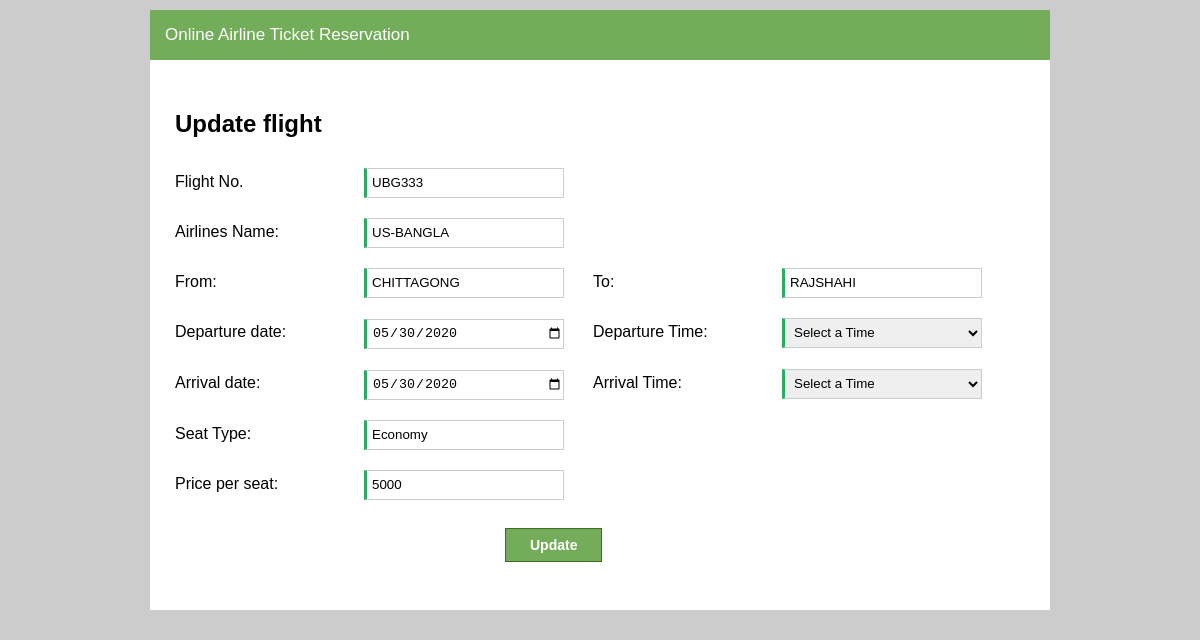
Page /admin/updateflight.php?GetID=3 (signed in) on the committed database.
### tables this page shows
CREATE TABLE `flightdetails` (
  `id` int(11) NOT NULL,
  `flightno` varchar(11) NOT NULL,
  `airlinesname` varchar(30) NOT NULL,
  `departure` varchar(30) NOT NULL,
  `destination` varchar(30) NOT NULL,
  `departuredate` date NOT NULL,
  `arrivaldate` date NOT NULL,
  `class` varchar(30) NOT NULL,
  `price` float NOT NULL
);

CREATE TABLE `flightschedule` (
  `id` int(11) NOT NULL,
  `flightno` varchar(255) NOT NULL,
  `departuretime` varchar(255) NOT NULL,
  `arrivaltime` varchar(255) NOT NULL
);

### admin/updateflight.php (the view, shortened to what this page needs)
<?php
	require_once("include/db_connect.php");
	if (isset($_SESSION['adminmail'])){
	$a_id = $_GET['GetID'];
	$sql = "SELECT * FROM flightdetails WHERE id = '$a_id'";
	$result = mysqli_query($conn, $sql);
	while($row = mysqli_fetch_array($result)){
		$flid = $row['id'];
		$flno = $row['flightno'];
		$flairname = $row['airlinesname'];
		$fldeparture = $row['departure'];
		$fldestName = $row['destination'];
		$fldeptdate = $row['departuredate'];
		$flarrivaldate = $row['arrivaldate'];
		$flclass = $row['class'];
		$flprice = $row['price'];
	}
	$sql1 = "SELECT * FROM flightschedule WHERE flightno = '$flno'";
	$result1 = mysqli_query($conn, $sql1);
	while ($nrow = mysqli_fetch_array($result1)){
		$fdepttime = $nrow['departuretime'];
		$farrivaltime = $nrow['arrivaltime'];
	}
	}
	else{
		echo "unauthorized access!";
		header("location:adminlogin.php");
	}
?>
<html lang="en" dir="ltr">
  <head>
	<link rel="stylesheet" a href ="css/insertformstyle.css"/>
  </head>
  <body>
	 <div class="container">
		<form action="updatequery.php?ID= <?php echo $flid; ?>" method="POST">
		<?php require_once("header.php");?>
		<h2> Update flight </h2>
		<label for="flightNo">Flight No. </label>
		<input type="text" name="flightNo" value="<?php echo $flno; ?>" placeholder="Flight No." class="input"/><br>
		<label for="airlinesname">Airlines Name: </label>
		<input type="text" name="airlinesname" value="<?php echo $flairname; ?>" placeholder="Flight Name" class="input"/><br>
		<label for="departure">From: </label>
		<input type="text" name="departure" value="<?php echo $fldeparture; ?>" placeholder="From" class="input"/>
		<label for="destination">To: </label>
		<input type="text" name="destination" value="<?php echo $fldestName; ?>" placeholder="To" class="input"/><br>
		<label for="deptdate">Departure date: </label>
		<input type="date" name="deptdate" value="<?php echo $fldeptdate; ?>" placeholder="Departure date" class="input"/>
		<label for="depttime">Departure Time: </label>
		<select name="depttime" value="<?php echo $fdepttime; ?>" placeholder="Departure Time" class="input">
				    <option value="" disabled selected>Select a Time</option>
        </select><br>
		<label for="arrivaldate">Arrival date: </label>
		<input type="date" name="arrivaldate" value="<?php echo $flarrivaldate; ?>" placeholder="Arrival Date" class="input"/>
		<label for="arrivaltime">Arrival Time: </label>
		<select name="arrivaltime" value="<?php echo $farrivaltime; ?>" placeholder="Arrival Time" class="input">
				    <option value="" disabled selected>Select a Time</option>
        </select><br>
		<label for="seatNo">Seat Type: </label>
		<input type="text" name="seattype" value="<?php echo $flclass; ?>" placeholder="Class" class="input"/><br>
		<label for="pricePerSeat">Price per seat: </label>
		<input type="text" name="pricePerSeat" value="<?php echo $flprice; ?>" placeholder="Price" class="input"/><br><br>
		<button type="submit" name="updatebutton" class="button" >Update</button><br>
		</form>
	 </div>
	 </body>
</html>

### admin/css/insertformstyle.css (style rules this page uses)
body { background-color : #CCC; padding: 0px; margin: 0px; }
.container { background-color: #fff; width: 900px; height: 600px; border-radius: 0.3px; margin: 0px auto; border-bottom: 2px solid #ccc; margin-top: 10px; }
.input { width: 200px; height: 30px; border-radius: 0.2px; border: none; border: 1px solid #CCC; margin-left: 25px; padding-left: 05px; border-left: 03px solid #27ae60; margin-top: 10px; margin-bottom: 10px; }
label { width: 150px; display: inline-block; margin-left: 15px; font-family: sans-serif; margin-top: 10px; padding-left: 10px; padding-right: 10px; }
h2 { margin-left: 15px; font-family: sans-serif; margin-top: 10px; padding-left: 10px; }
button { position: relative; right: -330px; margin-left: 25px; background-color:#74ad5a; border:1px solid #3b6e22; display:inline-block; cursor:pointer; color:#ffffff; font-family:Arial; font-size:14px; font-weight:bold; padding:8px 24px; text-decoration:none; }

### rows in the picture
flightdetails: flightNo "UBG333", airlinesname "US-BANGLA", departure "CHITTAGONG", destination "RAJSHAHI", deptdate "05/30/2020", arrivaldate "05/30/2020", seattype "Economy", pricePerSeat "5000"
